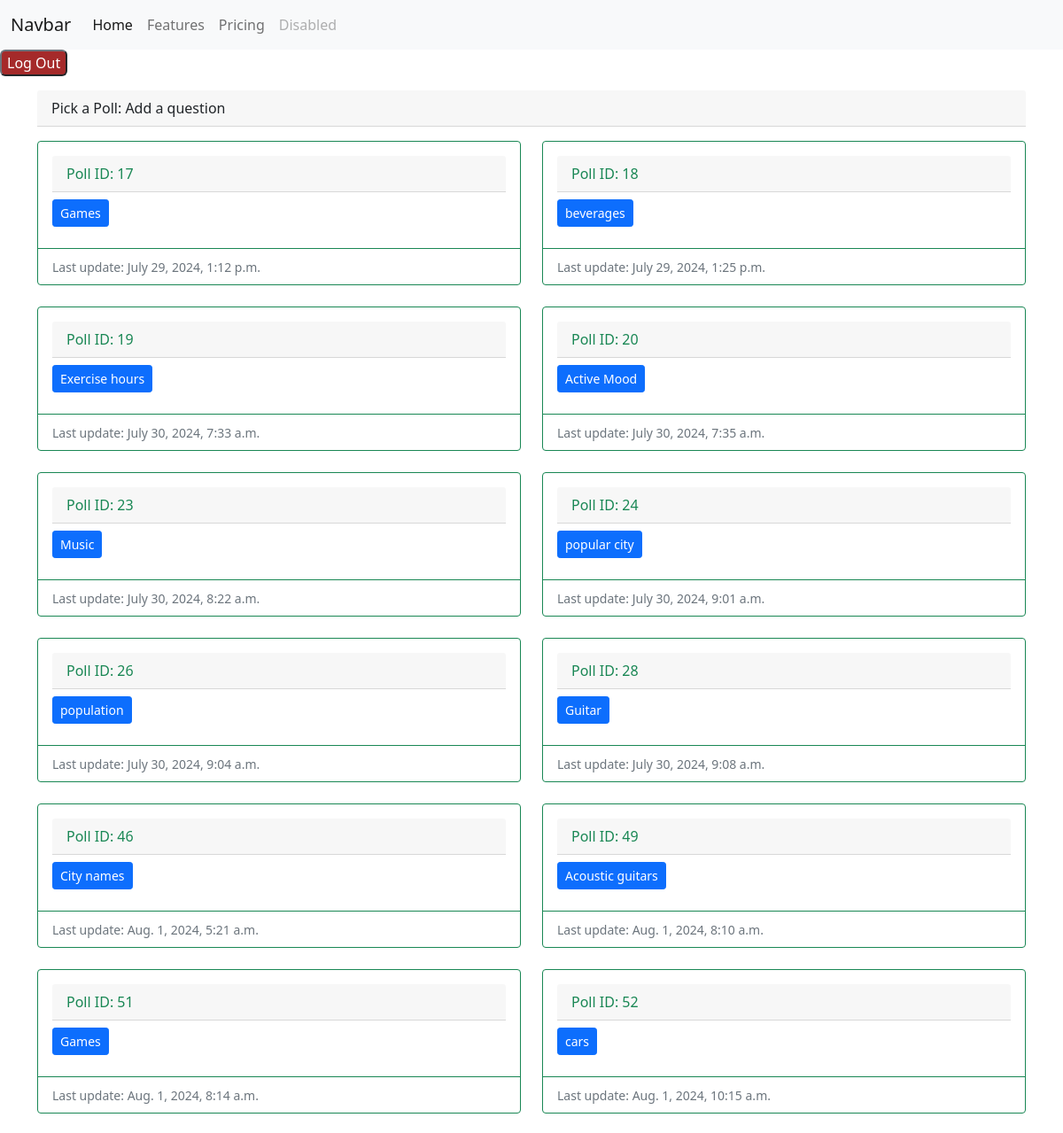
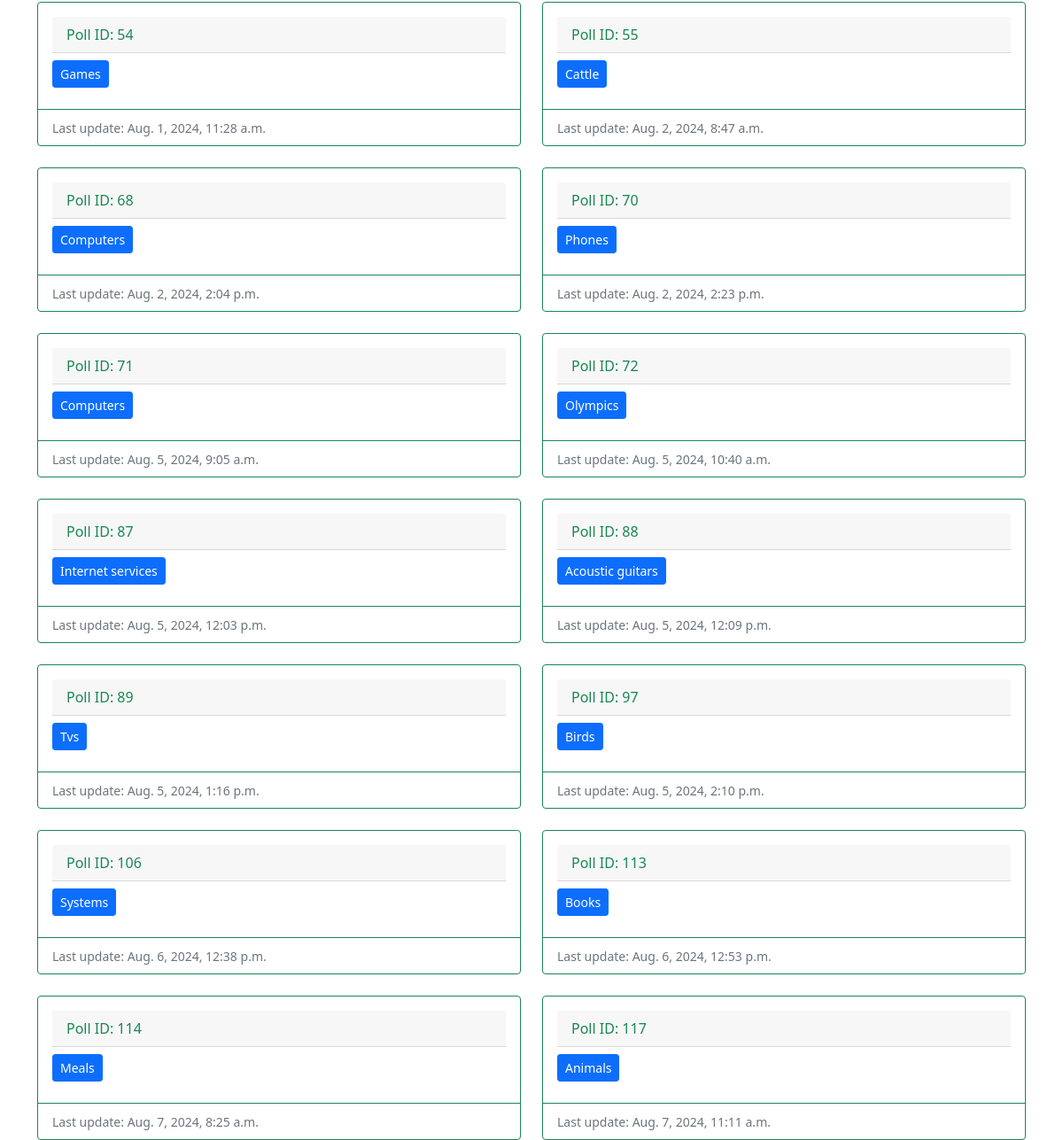
Page /users/available_polls/ (signed in) on the committed database (2 pictures, top to bottom).
### polls/models.py (models this page shows, shortened)
class Poll(models.Model):
    name = models.CharField(max_length=255, null=True, blank=True)
    posted_by = models.ForeignKey(User, on_delete=models.SET_NULL, null=True, blank=True)
    pub_date = models.DateTimeField("date published",default=timezone.now)

### users/views.py (the view)
# urls.py: path('available_polls/', views.available_polls, name ='available_polls'),
@login_required
def available_polls(request):
    form = CreatePollForm()
    context = {'form' : form}
    context["polls"] = Poll.objects.all()
    return render(request, 'users/available_polls.html', context)

### users/templates/users/available_polls.html
{% extends 'base.html' %}
{% block content%}
<div class="card-header mb-3 mt-3">Pick a Poll: Add a question</div>
<div class="row row-cols-1 row-cols-md-2 g-4">
    {% for poll in polls %}
    <div class="col">
      <div class="card border-success">
        <div class="card-body">
            <div class="card-header text-success mb-2">Poll ID: {{poll.id}}</div>
          <h5 class="card-title">
            <a href="{% url 'users:create_poll_quiz' poll.id%}"
            class="btn btn-primary btn-sm">{{poll.name}}</a>
          </h5>
        </div>
        <div class="card-footer bg-transparent border-success">
            <p class="card-text"><small class="text-muted">Last update: {{poll.pub_date}}</small></p>
        </div>
      </div>
    </div>
    {% endfor %}
  </div>
{%endblock%}

### rows in the picture
Poll: id "17", name "Games", pub_date "July 29, 2024, 1:12 p.m."
Poll: id "18", name "beverages", pub_date "July 29, 2024, 1:25 p.m."
Poll: id "19", name "Exercise hours", pub_date "July 30, 2024, 7:33 a.m."
Poll: id "20", name "Active Mood", pub_date "July 30, 2024, 7:35 a.m."
Poll: id "23", name "Music", pub_date "July 30, 2024, 8:22 a.m."
Poll: id "24", name "popular city", pub_date "July 30, 2024, 9:01 a.m."
Poll: id "26", name "population", pub_date "July 30, 2024, 9:04 a.m."
Poll: id "28", name "Guitar", pub_date "July 30, 2024, 9:08 a.m."
Poll: id "46", name "City names", pub_date "Aug. 1, 2024, 5:21 a.m."
Poll: id "49", name "Acoustic guitars", pub_date "Aug. 1, 2024, 8:10 a.m."
Poll: id "51", name "Games", pub_date "Aug. 1, 2024, 8:14 a.m."
Poll: id "52", name "cars", pub_date "Aug. 1, 2024, 10:15 a.m."
Poll: id "54", name "Games", pub_date "Aug. 1, 2024, 11:28 a.m."
Poll: id "55", name "Cattle", pub_date "Aug. 2, 2024, 8:47 a.m."
Poll: id "68", name "Computers", pub_date "Aug. 2, 2024, 2:04 p.m."
Poll: id "70", name "Phones", pub_date "Aug. 2, 2024, 2:23 p.m."
Poll: id "71", name "Computers", pub_date "Aug. 5, 2024, 9:05 a.m."
Poll: id "72", name "Olympics", pub_date "Aug. 5, 2024, 10:40 a.m."
Poll: id "87", name "Internet services", pub_date "Aug. 5, 2024, 12:03 p.m."
Poll: id "88", name "Acoustic guitars", pub_date "Aug. 5, 2024, 12:09 p.m."
Poll: id "89", name "Tvs", pub_date "Aug. 5, 2024, 1:16 p.m."
Poll: id "97", name "Birds", pub_date "Aug. 5, 2024, 2:10 p.m."
Poll: id "106", name "Systems", pub_date "Aug. 6, 2024, 12:38 p.m."
Poll: id "113", name "Books", pub_date "Aug. 6, 2024, 12:53 p.m."
Poll: id "114", name "Meals", pub_date "Aug. 7, 2024, 8:25 a.m."
Poll: id "117", name "Animals", pub_date "Aug. 7, 2024, 11:11 a.m."
